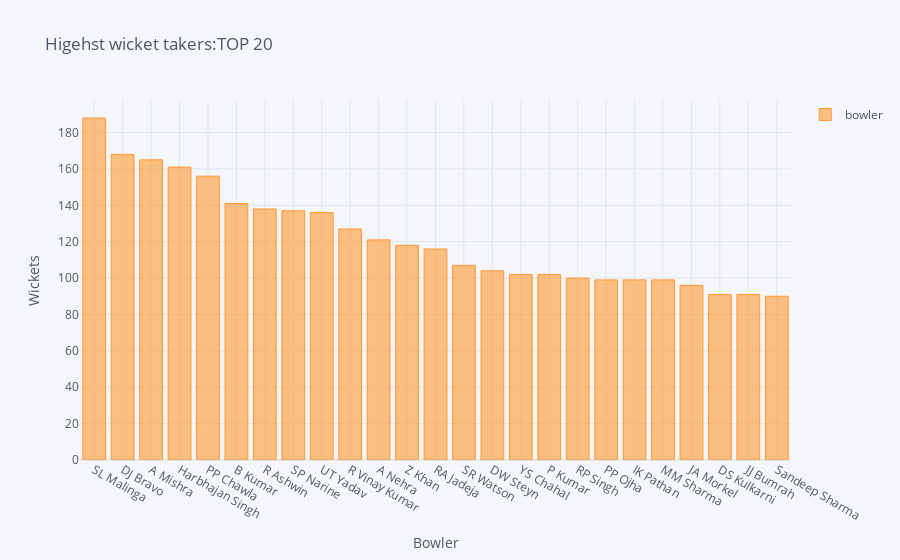
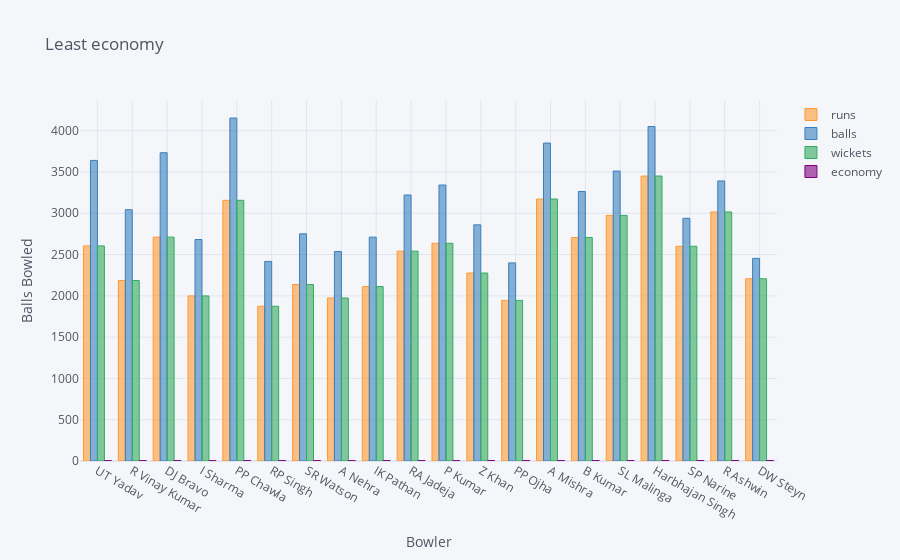

The notebook cell saved with these charts, in order:
### Code cell
wk_taken=deliveries[(deliveries["dismissal_kind"] == 'caught') | (deliveries["dismissal_kind"] == 'bowled') | (deliveries["dismissal_kind"] == 'run out') | (deliveries["dismissal_kind"] == 'lbw') | (deliveries["dismissal_kind"] == 'stumped') | (deliveries["dismissal_kind"] == 'caught and bowled') | (deliveries["dismissal_kind"] == 'hit wicket')].groupby("bowler")['bowler'].count().sort_values(ascending = False)
wk_taken.head(25).iplot(kind='bar',xTitle ="Bowler",yTitle="Wickets", title ="Higehst wicket takers:TOP 20",legend=True)
bowler_wickets = deliveries.groupby('bowler').aggregate({'ball': 'count', 'total_runs': 'sum', 'player_dismissed' : 'count'})
bowler_wickets.columns = ['runs','balls','wickets']
TopBowlers = bowler_wickets.sort_values(['wickets'], ascending=False)[:20]
#deliveries.groupby('bowler')['player_dismissed'].count().sort_values(ascending=False).head(20).iplot(kind='bar', title="Most balls bowled :Top 20 ")
TopBowlers['economy'] = TopBowlers['runs']/(TopBowlers['balls']/6)
TopBowlers = TopBowlers.sort_values(['economy'], ascending=True)[:20]
TopBowlers.iplot(kind='bar',xTitle ="Bowler",yTitle="Balls Bowled", title ="Least economy",legend=True)

### Figure 1 — Plotly figure (JSON) as saved in the notebook; plotly's stock layout.template omitted (floating-point values rounded to 4 significant figures)
{"data": [{"marker": {"color": "rgba(255, 153, 51, 0.6)", "line": {"color": "rgba(255, 153, 51, 1.0)", "width": 1}}, "name": "bowler", "orientation": "v", "text": "", "type": "bar", "x": ["SL Malinga", "DJ Bravo", "A Mishra", "Harbhajan Singh", "PP Chawla", "B Kumar", "R Ashwin", "SP Narine", "UT Yadav", "R Vinay Kumar", "A Nehra", "Z Khan", "RA Jadeja", "SR Watson", "DW Steyn", "YS Chahal", "P Kumar", "RP Singh", "PP Ojha", "IK Pathan", "MM Sharma", "JA Morkel", "DS Kulkarni", "JJ Bumrah", "Sandeep Sharma"], "y": [188, 168, 165, 161, 156, 141, 138, 137, 136, 127, 121, 118, 116, 107, 104, 102, 102, 100, 99, 99, 99, 96, 91, 91, 90]}], "layout": {"legend": {"bgcolor": "#F5F6F9", "font": {"color": "#4D5663"}}, "paper_bgcolor": "#F5F6F9", "plot_bgcolor": "#F5F6F9", "showlegend": true, "title": {"font": {"color": "#4D5663"}, "text": "Higehst wicket takers:TOP 20"}, "xaxis": {"gridcolor": "#E1E5ED", "showgrid": true, "tickfont": {"color": "#4D5663"}, "title": {"font": {"color": "#4D5663"}, "text": "Bowler"}, "zerolinecolor": "#E1E5ED"}, "yaxis": {"gridcolor": "#E1E5ED", "showgrid": true, "tickfont": {"color": "#4D5663"}, "title": {"font": {"color": "#4D5663"}, "text": "Wickets"}, "zerolinecolor": "#E1E5ED"}}}

### Figure 2 — Plotly figure (JSON) as saved in the notebook; plotly's stock layout.template omitted (floating-point values rounded to 4 significant figures)
{"data": [{"marker": {"color": "rgba(255, 153, 51, 0.6)", "line": {"color": "rgba(255, 153, 51, 1.0)", "width": 1}}, "name": "runs", "orientation": "v", "text": "", "type": "bar", "x": ["UT Yadav", "R Vinay Kumar", "DJ Bravo", "I Sharma", "PP Chawla", "RP Singh", "SR Watson", "A Nehra", "IK Pathan", "RA Jadeja", "P Kumar", "Z Khan", "PP Ojha", "A Mishra", "B Kumar", "SL Malinga", "Harbhajan Singh", "SP Narine", "R Ashwin", "DW Steyn"], "y": [2605, 2186, 2711, 1999, 3157, 1874, 2137, 1974, 2113, 2541, 2637, 2276, 1945, 3172, 2707, 2974, 3451, 2600, 3016, 2207]}, {"marker": {"color": "rgba(55, 128, 191, 0.6)", "line": {"color": "rgba(55, 128, 191, 1.0)", "width": 1}}, "name": "balls", "orientation": "v", "text": "", "type": "bar", "x": ["UT Yadav", "R Vinay Kumar", "DJ Bravo", "I Sharma", "PP Chawla", "RP Singh", "SR Watson", "A Nehra", "IK Pathan", "RA Jadeja", "P Kumar", "Z Khan", "PP Ojha", "A Mishra", "B Kumar", "SL Malinga", "Harbhajan Singh", "SP Narine", "R Ashwin", "DW Steyn"], "y": [3640, 3043, 3733, 2682, 4153, 2417, 2751, 2537, 2711, 3221, 3342, 2860, 2399, 3850, 3264, 3511, 4050, 2939, 3391, 2454]}, {"marker": {"color": "rgba(50, 171, 96, 0.6)", "line": {"color": "rgba(50, 171, 96, 1.0)", "width": 1}}, "name": "wickets", "orientation": "v", "text": "", "type": "bar", "x": ["UT Yadav", "R Vinay Kumar", "DJ Bravo", "I Sharma", "PP Chawla", "RP Singh", "SR Watson", "A Nehra", "IK Pathan", "RA Jadeja", "P Kumar", "Z Khan", "PP Ojha", "A Mishra", "B Kumar", "SL Malinga", "Harbhajan Singh", "SP Narine", "R Ashwin", "DW Steyn"], "y": [2605, 2186, 2711, 1999, 3157, 1874, 2137, 1974, 2113, 2541, 2637, 2276, 1945, 3172, 2707, 2974, 3451, 2600, 3016, 2207]}, {"marker": {"color": "rgba(128, 0, 128, 0.6)", "line": {"color": "rgba(128, 0, 128, 1.0)", "width": 1}}, "name": "economy", "orientation": "v", "text": "", "type": "bar", "x": ["UT Yadav", "R Vinay Kumar", "DJ Bravo", "I Sharma", "PP Chawla", "RP Singh", "SR Watson", "A Nehra", "IK Pathan", "RA Jadeja", "P Kumar", "Z Khan", "PP Ojha", "A Mishra", "B Kumar", "SL Malinga", "Harbhajan Singh", "SP Narine", "R Ashwin", "DW Steyn"], "y": [4.294, 4.31, 4.357, 4.472, 4.561, 4.652, 4.661, 4.669, 4.677, 4.733, 4.734, 4.775, 4.865, 4.943, 4.976, 5.082, 5.113, 5.308, 5.336, 5.396]}], "layout": {"legend": {"bgcolor": "#F5F6F9", "font": {"color": "#4D5663"}}, "paper_bgcolor": "#F5F6F9", "plot_bgcolor": "#F5F6F9", "showlegend": true, "title": {"font": {"color": "#4D5663"}, "text": "Least economy"}, "xaxis": {"gridcolor": "#E1E5ED", "showgrid": true, "tickfont": {"color": "#4D5663"}, "title": {"font": {"color": "#4D5663"}, "text": "Bowler"}, "zerolinecolor": "#E1E5ED"}, "yaxis": {"gridcolor": "#E1E5ED", "showgrid": true, "tickfont": {"color": "#4D5663"}, "title": {"font": {"color": "#4D5663"}, "text": "Balls Bowled"}, "zerolinecolor": "#E1E5ED"}}}
